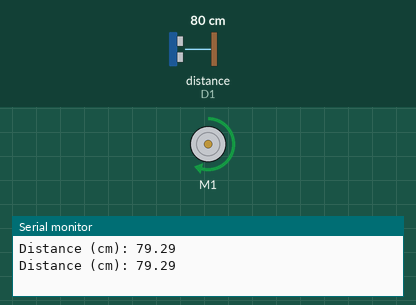
Recording of a sketch running on a simulated ESP8266 (NodeMCU). On the bench: DC motor (green arrow = forward, orange = backward, longer = faster), the last lines printed to the serial monitor. Wiring (inferred from the names in the program): ultrasonic range finder: trigger D0; echo D1. The test bench sets the inputs (shaded band); at power-on: distance to the obstacle (sensor on D1) 80 cm. The echo pulse lasts 58.3 µs per cm.

Above: at 1.8 s.
1.9 s: distance to the obstacle (sensor on D1) set to 12 cm
3.4 s: distance to the obstacle (sensor on D1) set to 9 cm
At 4.9 s:
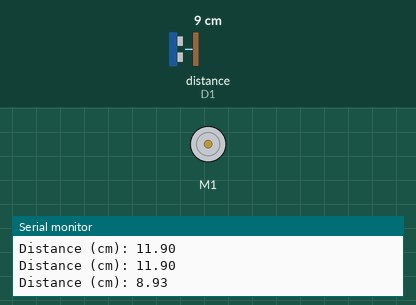
5.5 s: distance to the obstacle (sensor on D1) set to 18 cm
At 6.6 s:
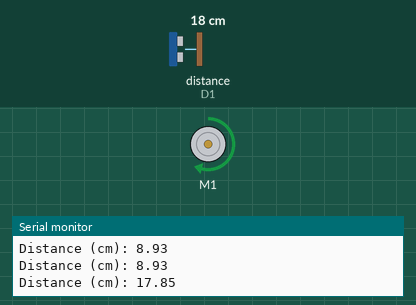
7.5 s: distance to the obstacle (sensor on D1) set to 2 cm
At 9.4 s:
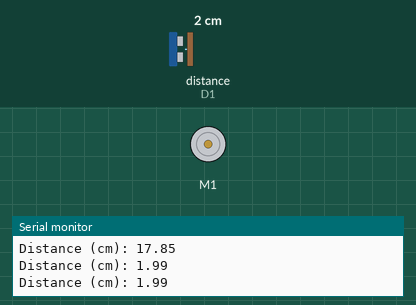
Timing chart, 0 to 10.5 s (numbered marks = the images above; inputs shaded):
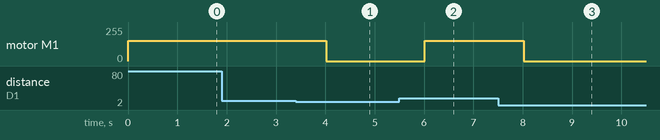

The sketch:

Motor_Ultrasonic.ino
```cpp
#include <Robojax_L298N_DC_motor.h>

#define ENA D8 // this pin must be PWM enabled pin if Arduino board is used
#define IN1 D7
#define IN2 D6

const int CCW = 2; // do not change
const int CW  = 1; // do not change

#define motor1 1 // do not change

//Robojax_L298N_DC_motor motor(IN1, IN2, ENA);
// Watch video instruciton for this line: https://youtu.be/2JTMqURJTwg
Robojax_L298N_DC_motor motor(IN1, IN2, ENA, true);

const int trigPin = D0;
const int echoPin = D1;

//define sound velocity in cm/uS
#define SOUND_VELOCITY 0.034
#define CM_TO_INCH 0.393701

long duration;
float distanceCm;
float distanceInch;

void setup() {
  Serial.begin(115200); // Starts the serial communication
  pinMode(trigPin, OUTPUT); // Sets the trigPin as an Output
  pinMode(echoPin, INPUT); // Sets the echoPin as an Input
  motor.begin();
}

void loop() {
  // Clears the trigPin
  digitalWrite(trigPin, LOW);
  delayMicroseconds(2);
  // Sets the trigPin on HIGH state for 10 micro seconds
  digitalWrite(trigPin, HIGH);
  delayMicroseconds(10);
  digitalWrite(trigPin, LOW);

  // Reads the echoPin, returns the sound wave travel time in microseconds
  duration = pulseIn(echoPin, HIGH);

  // Calculate the distance
  distanceCm = duration * SOUND_VELOCITY/2;


  // Prints the distance on the Serial Monitor
  Serial.print("Distance (cm): ");
  Serial.println(distanceCm);

  if(distanceCm>10)
     motor.rotate(motor1, 60, CW);//run motor1 at 60% speed in CW direction

    else
      motor.brake(1);

  delay(1000);
}
```

Measured:
- the behaviour switches between 11 and 10 cm on distance to the obstacle (sensor on D1) (found by bisection; images 0 and 1)
- after the input at 3.4 s, motor M1: forward 153/255 → stopped after 0.61 s
- after the input at 5.5 s, motor M1: stopped → forward 153/255 after 0.52 s
- after the input at 7.5 s, motor M1: forward 153/255 → stopped after 0.52 s
